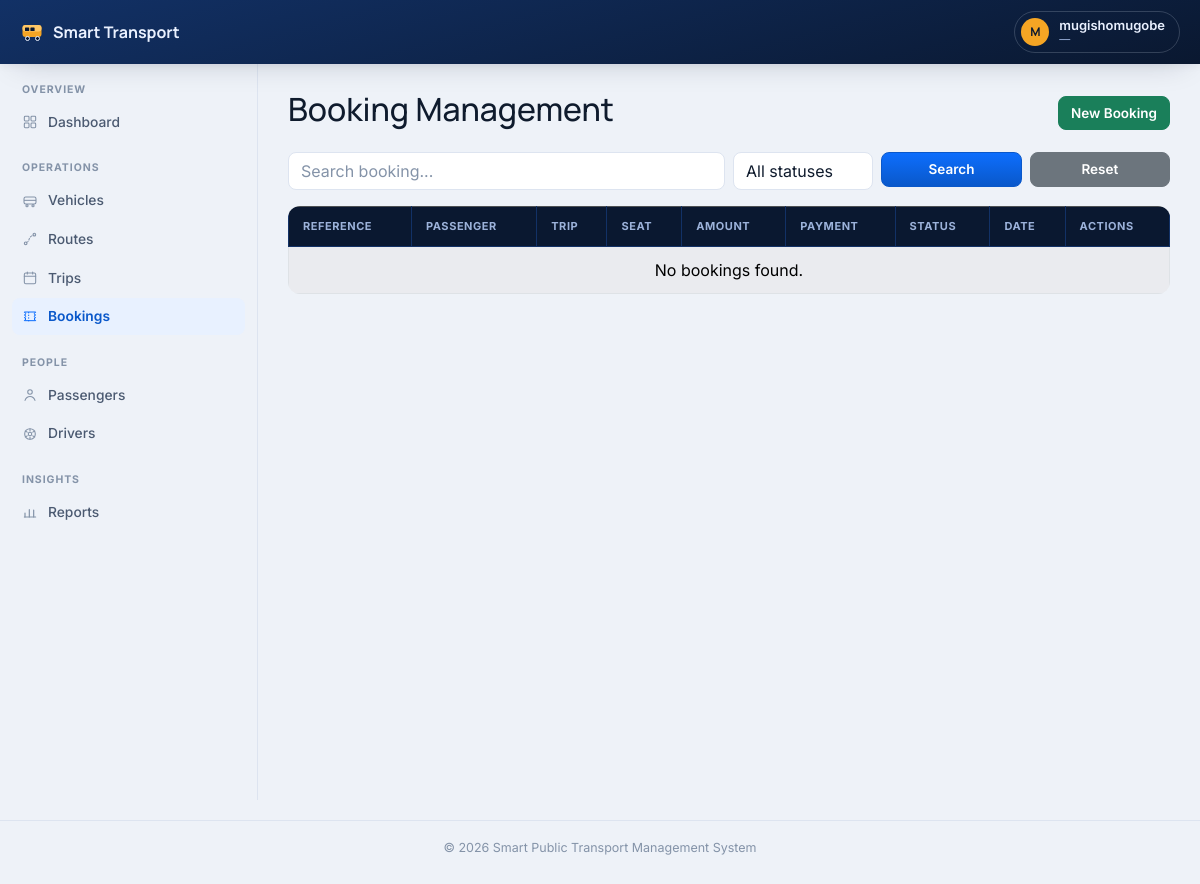
The page /bookings/ (signed in) on the database as committed earlier.
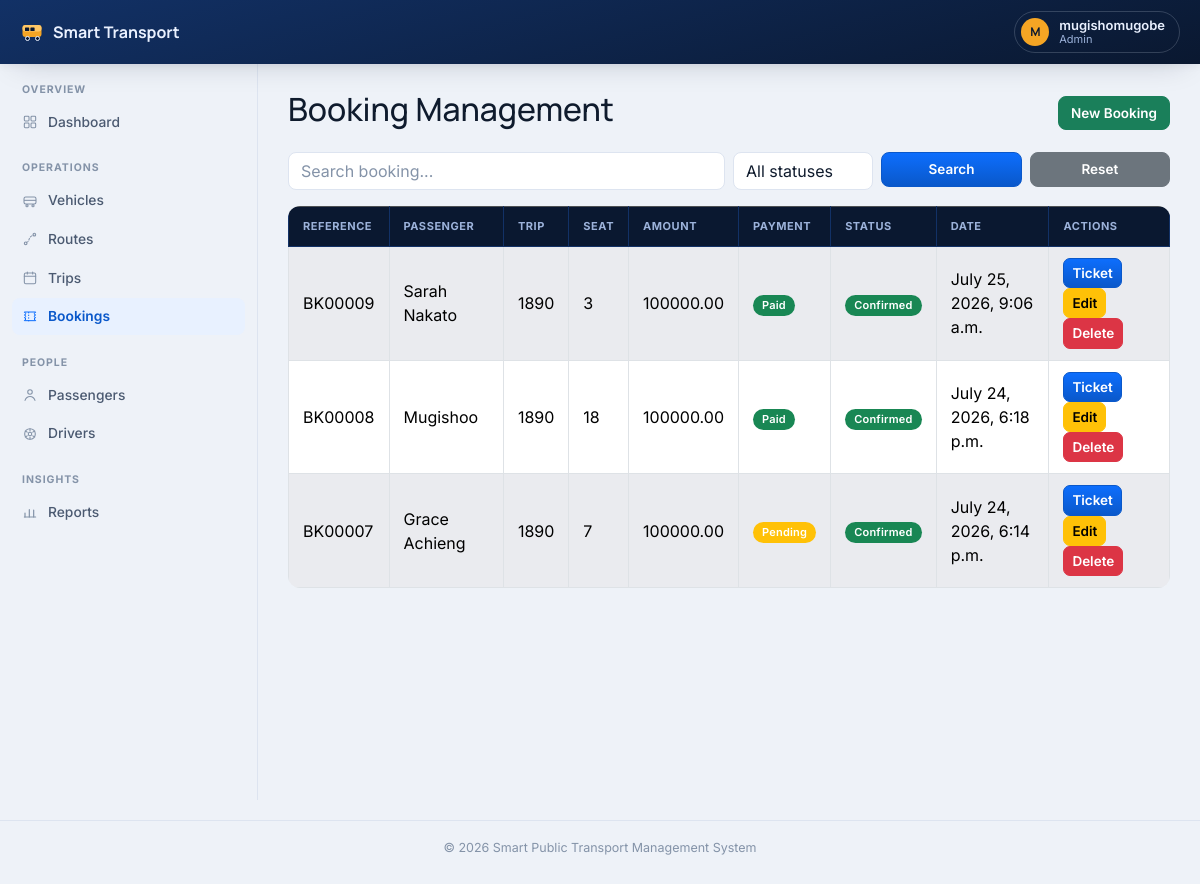
The same page on the database as committed later.
### accounts/models.py (models this page shows, shortened)
class Profile(models.Model):
    ROLE_CHOICES = [
        ('ADMIN', 'Administrator'),
        ('STAFF', 'Staff'),
        ('PASSENGER', 'Passenger'),
    ]
    user = models.OneToOneField(
        User,
        on_delete=models.CASCADE
    )
    phone = models.CharField(
        max_length=20,
        blank=True
    )
    address = models.TextField(
        blank=True
    )
    profile_picture = models.ImageField(
        upload_to='profiles/',
        blank=True,
        null=True
    )
    role = models.CharField(
        max_length=20,
        choices=ROLE_CHOICES,
        default='PASSENGER'
    )
    created_at = models.DateTimeField(
        auto_now_add=True
    )

### bookings/models.py (models this page shows, shortened)
class Booking(models.Model):
    STATUS_CHOICES = [
        ("CONFIRMED", "Confirmed"),
        ("CANCELLED", "Cancelled"),
    ]
    booking_reference = models.CharField(
        max_length=20,
        unique=True,
        editable=False
    )
    passenger = models.ForeignKey(
        Passenger,
        on_delete=models.CASCADE,
        related_name="bookings"
    )
    trip = models.ForeignKey(
        Trip,
        on_delete=models.CASCADE,
        related_name="bookings"
    )
    seat_number = models.PositiveIntegerField()
    amount = models.DecimalField(
        max_digits=10,
        decimal_places=2
    )
    booking_date = models.DateTimeField(
        auto_now_add=True
    )
    payment_status = models.BooleanField(
        default=True
    )
    status = models.CharField(
        max_length=20,
        choices=STATUS_CHOICES,
        default="CONFIRMED"
    )
    qr_code = models.ImageField(
        upload_to="qrcodes/",
        blank=True,
        null=True
    )
    class Meta:
        ordering = [
            "-booking_date"
        ]

### passengers/models.py (models this page shows, shortened)
class Passenger(models.Model):
    full_name = models.CharField(max_length=200)
    email = models.EmailField(unique=True)
    phone = models.CharField(max_length=20)
    address = models.TextField(blank=True)
    national_id = models.CharField(max_length=100, unique=True)
    created_at = models.DateTimeField(auto_now_add=True)
    class Meta:
        ordering = ['full_name']
        verbose_name = "Passenger"
        verbose_name_plural = "Passengers"

### trips/models.py (models this page shows, shortened)
class Trip(models.Model):
    STATUS_CHOICES = [
        ("SCHEDULED", "Scheduled"),
        ("IN_PROGRESS", "In Progress"),
        ("COMPLETED", "Completed"),
        ("CANCELLED", "Cancelled"),
    ]
    trip_number = models.CharField(
        max_length=30,
        unique=True
    )
    vehicle = models.ForeignKey(
        Vehicle,
        on_delete=models.CASCADE
    )
    driver = models.ForeignKey(
        Driver,
        on_delete=models.CASCADE
    )
    route = models.ForeignKey(
        Route,
        on_delete=models.CASCADE
    )
    departure_time = models.DateTimeField()
    arrival_time = models.DateTimeField()
    available_seats = models.PositiveIntegerField()
    status = models.CharField(
        max_length=20,
        choices=STATUS_CHOICES,
        default="SCHEDULED"
    )
    notes = models.TextField(
        blank=True
    )
    created_at = models.DateTimeField(
        auto_now_add=True
    )

### bookings/views.py (the view)
# urls.py: path("", views.booking_list, name="list"),
@login_required
def booking_list(request):
    query = request.GET.get("q")
    bookings = Booking.objects.select_related(
        "passenger",
        "trip"
    ).all()
    if not is_staff_or_admin(request.user):
        bookings = bookings.filter(passenger__email__iexact=request.user.email or "")
    if query:
        bookings = bookings.filter(
            Q(booking_reference__icontains=query)
            | Q(passenger__full_name__icontains=query)
            | Q(trip__trip_number__icontains=query)
        )
    status = request.GET.get("status")
    if status:
        bookings = bookings.filter(status=status)
    paginator = Paginator(bookings, 10)
    page = request.GET.get("page")
    bookings = paginator.get_page(page)
    return render(
        request,
        "bookings/booking_list.html",
        {
            "bookings": bookings,
            "query": query,
            "status": status,
            "status_choices": Booking.STATUS_CHOICES,
        }
    )

### templates/bookings/booking_list.html (shortened to what this page needs)
{% extends "base.html" %}
{% block content %}
<div class="d-flex justify-content-between align-items-center mb-3">
    <h2>Booking Management</h2>
    <a href="{% url 'bookings:create' %}"
       class="btn btn-success">
        New Booking
    </a>
</div>
<form method="GET" class="mb-3">
    <div class="row g-2">
        <div class="col-md-6">
            <input
                type="text"
                class="form-control"
                name="q"
                placeholder="Search booking..."
                value="{{ query|default:'' }}"
            >
        </div>
        <div class="col-md-2">
            <select name="status" class="form-select" onchange="this.form.submit()">
                <option value="">All statuses</option>
            </select>
        </div>
        <div class="col-md-2">
            <button class="btn btn-primary w-100">
                Search
            </button>
        </div>
        <div class="col-md-2">
            <a href="{% url 'bookings:list' %}"
               class="btn btn-secondary w-100">
                Reset
            </a>
        </div>
    </div>
</form>
<div class="table-responsive">
<table class="table table-bordered table-striped">
<thead class="table-dark">
<tr>
<th>Reference</th>
<th>Passenger</th>
<th>Trip</th>
<th>Seat</th>
<th>Amount</th>
<th>Payment</th>
<th>Status</th>
<th>Date</th>
<th>Actions</th>
</tr>
</thead>
<tbody>
{% for booking in bookings %}
<tr>
<td>
{{ booking.booking_reference }}
</td>
<td>
{{ booking.passenger.full_name }}
</td>
<td>
{{ booking.trip.trip_number }}
</td>
<td>
{{ booking.seat_number }}
</td>
<td>
{{ booking.amount }}
</td>
<td>
{% if booking.payment_status %}
<span class="badge bg-success">
Paid
</span>
{% else %}
<span class="badge bg-warning">
Pending
</span>
{% endif %}
</td>
<td>
{% if booking.status == "CONFIRMED" %}
<span class="badge bg-success">
Confirmed
</span>
{% else %}
<span class="badge bg-danger">
Cancelled
</span>
{% endif %}
</td>
<td>
{{ booking.booking_date }}
</td>
<td>
<a href="{% url 'bookings:ticket' booking.id %}"
class="btn btn-primary btn-sm">
Ticket
</a>
{% if user.is_superuser or user.profile.role == "STAFF" or user.profile.role == "ADMIN" %}
<a href="{% url 'bookings:update' booking.id %}"
class="btn btn-warning btn-sm">
Edit
</a>
<a href="{% url 'bookings:delete' booking.id %}"
class="btn btn-danger btn-sm">
Delete
</a>
{% elif booking.status == "CONFIRMED" %}
<form method="post" action="{% url 'bookings:cancel' booking.id %}" class="d-inline"
      onsubmit="return confirm('Cancel this booking and release the seat?');">
    {% csrf_token %}
    <button type="submit" class="btn btn-outline-danger btn-sm">Cancel</button>
</form>
{% endif %}
</td>
</tr>
{% empty %}
<tr>
<td colspan="9" class="text-center">
No bookings found.
</td>
</tr>
{% endfor %}
</tbody>
</table>
</div>
{% endblock %}

### templates/includes/navbar.html (shortened to what this page needs)
<header class="app-topbar">
    <a class="app-brand" href="/">
        Smart Transport
    </a>
    {% if user.is_authenticated %}
    <div class="dropdown">
        <button class="topbar-user" type="button" data-bs-toggle="dropdown" aria-expanded="false">
            <span class="avatar">{{ user.username|slice:":1"|upper }}</span>
            <span class="who">
                <span class="name d-block">{{ user.get_full_name|default:user.username }}</span>
                <span class="role d-block">{{ user.profile.role|default:"—"|lower }}</span>
            </span>
        </button>
    </div>
    {% endif %}
</header>

Rows that differ between the two databases and show on the page:
added Booking: booking_reference "BK00009", passenger.full_name "Sarah Nakato", trip.trip_number "1890", seat_number "3", amount "100000.00", payment_status "Paid", status "Confirmed", booking_date "July 25, 2026, 9:06 a.m."
added Booking: booking_reference "BK00008", passenger.full_name "Mugishoo", trip.trip_number "1890", seat_number "18", amount "100000.00", payment_status "Paid", status "Confirmed", booking_date "July 24, 2026, 6:18 p.m."
added Booking: booking_reference "BK00007", passenger.full_name "Grace Achieng", trip.trip_number "1890", seat_number "7", amount "100000.00", payment_status "Pending", status "Confirmed", booking_date "July 24, 2026, 6:14 p.m."
Other text that changed with them:
{{ user.profile.role|default:"—"|lower }}: "—" → "Admin"
text no longer shown: "No bookings found."
